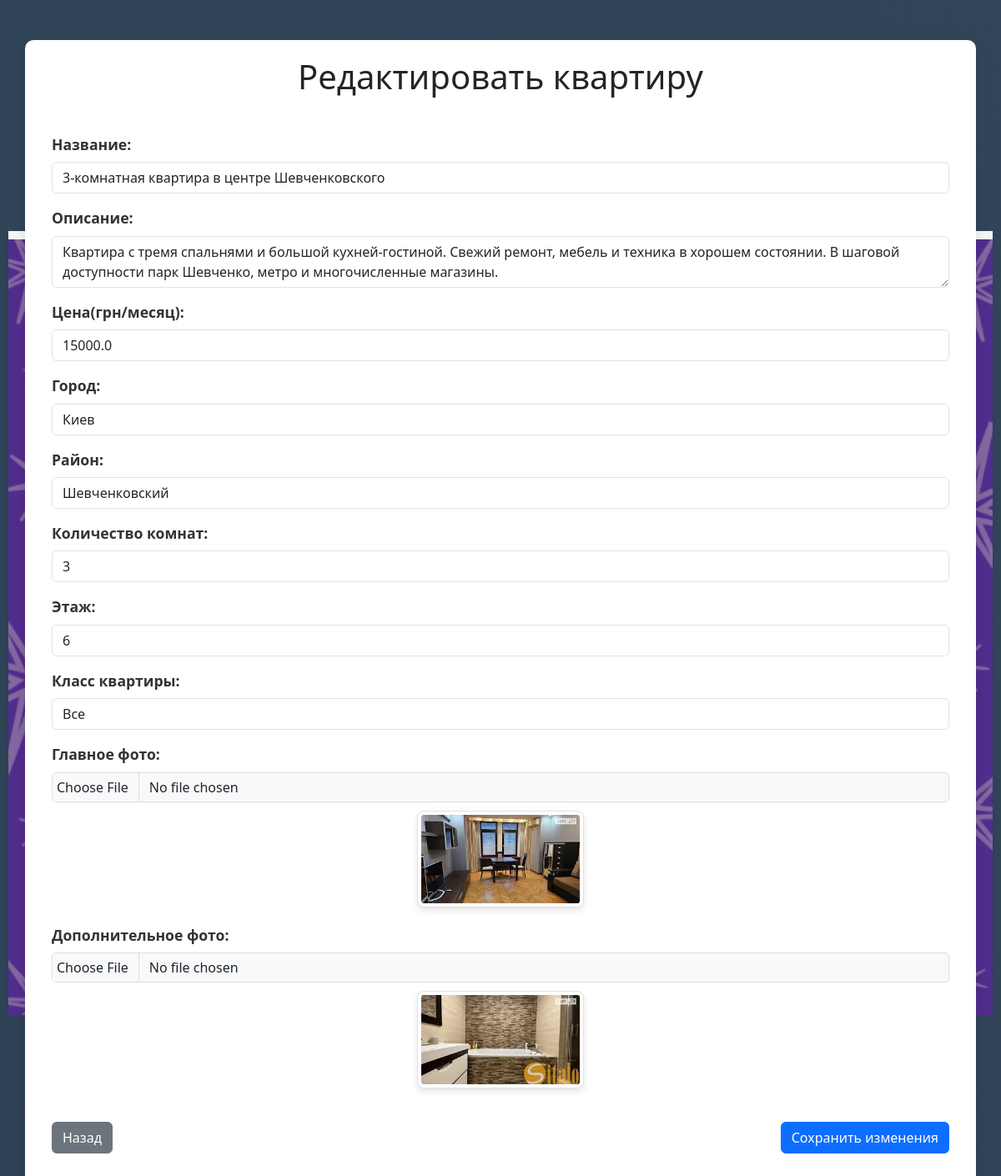
The app's page /edit_apartment/24 with its own data.
### tables this page shows
CREATE TABLE apartments (
            id INTEGER PRIMARY KEY AUTOINCREMENT,
            title TEXT NOT NULL,
            description TEXT NOT NULL,
            price REAL NOT NULL,
            city TEXT NOT NULL,
            district TEXT,  -- добавляем новый столбец для района
            photo TEXT,
            additional_photo TEXT
        , rooms INTEGER, floor INTEGER, apartments_class TEXT);

### main.py (the view, shortened to what this page needs)
@app.route('/edit_apartment/<int:apartment_id>', methods=['GET', 'POST'])
def edit_apartment(apartment_id):
    apartment = get_apartment_by_id(apartment_id)
    if not apartment:
        return "Apartment not found", 404
    return render_template('edit_apartment.html', apartment=apartment,
                           apartments_classes=["Economy", "Standard", "Luxury"])

### main.py (called while the page is built)
def get_db():
    conn = sqlite3.connect(DATABASE)
    conn.row_factory = sqlite3.Row
    return conn

def get_apartment_by_id(apartment_id):
    conn = get_db()
    apartment = conn.execute('SELECT * FROM apartments WHERE id = ?', (apartment_id,)).fetchone()
    conn.close()
    return apartment

### templates/edit_apartment.html (shortened to what this page needs)
<!DOCTYPE html>
<html lang="ru">
<head>
    <link rel="stylesheet" href="{{ url_for('static', filename='banner.css') }}">
    <link rel="stylesheet" href="{{ url_for('static', filename='edit.css') }}">
    <link href="https://cdn.jsdelivr.net/npm/bootstrap@5.3.0-alpha1/dist/css/bootstrap.min.css" rel="stylesheet">
</head>
<div class="sidebar-banner left">
</div>
<body class="bg-light">
    <div class="container mt-5">
        <h1 class="text-center mb-4">Редактировать квартиру</h1>
        <form method="POST" enctype="multipart/form-data">
            <div class="mb-3">
                <label for="title" class="form-label">Название:</label>
                <input type="text" id="title" name="title" class="form-control" value="{{ apartment['title'] }}" required>
            </div>
            <div class="mb-3">
                <label for="description" class="form-label">Описание:</label>
                <textarea id="description" name="description" class="form-control" required>{{ apartment['description'] }}</textarea>
            </div>
            <div class="mb-3">
                <label for="price" class="form-label">Цена(грн/месяц):</label>
                <input type="number" id="price" name="price" class="form-control" value="{{ apartment['price'] }}" required>
            </div>
            <div class="mb-3">
                <label for="city" class="form-label">Город:</label>
                <input type="text" id="city" name="city" class="form-control" value="{{ apartment['city'] }}" required>
            </div>
            <div class="mb-3">
                <label for="district" class="form-label">Район:</label>
                <input type="text" id="district" name="district" class="form-control" value="{{ apartment['district'] }}" required>
            </div>
            <div class="mb-3">
                <label for="rooms" class="form-label">Количество комнат:</label>
                <input type="number" id="rooms" name="rooms" class="form-control" value="{{ apartment['rooms'] }}" required>
            </div>
            <div class="mb-3">
                <label for="floor" class="form-label">Этаж:</label>
                <input type="number" id="floor" name="floor" class="form-control" value="{{ apartment['floor'] }}" required>
            </div>
            <div class="mb-3">
                <label for="apartments_class" class="form-label">Класс квартиры:</label>
                <select id="apartments_class" name="apartments_class" class="form-control" required>
                    <option value="">Все</option>
                </select>
            </div>
            <div class="mb-3">
                <label for="photo" class="form-label">Главное фото:</label>
                <input type="file" id="photo" name="photo" class="form-control" accept="image/*">
                {% if apartment['photo'] %}
                    <div class="mt-2">
                        <img src="{{ url_for('static', filename='uploads/' + apartment['photo']) }}" alt="Главное фото" class="img-thumbnail" style="width:200px;">
                    </div>
                {% endif %}
            </div>
            <div class="mb-3">
                <label for="additional_photo" class="form-label">Дополнительное фото:</label>
                <input type="file" id="additional_photo" name="additional_photo" class="form-control" accept="image/*">
                {% if apartment['additional_photo'] %}
                    <div class="mt-2">
                        <img src="{{ url_for('static', filename='uploads/' + apartment['additional_photo']) }}" alt="Дополнительное фото" class="img-thumbnail" style="width:200px;">
                    </div>
                {% endif %}
            </div>
            <div class="d-flex justify-content-between">
                <a href="javascript:history.back()" class="btn btn-secondary">Назад</a>
                <button type="submit" class="btn btn-primary">Сохранить изменения</button>
            </div>
        </form>
    </div>
</body>
<div class="sidebar-banner right">
</div>
</html>

### static/banner.css (style rules this page uses)
.sidebar-banner { position: fixed; top: 50%; transform: translateY(-50%); width: 200px; height: 930px; background-color: #f4f4f4; box-shadow: 0 4px 6px rgba(0, 0, 0, 0.1); z-index: -1; }
.sidebar-banner.left { left: 0; margin-left: 10px; }
.sidebar-banner.right { right: 0; margin-right: 10px; }

### static/edit.css (style rules this page uses)
body { font-family: 'Arial', sans-serif; margin: 0; padding: 0; background: linear-gradient(45deg, #2C3E50, #34495E); background-size: 400% 400%; animation: gradientAnimation 15s ease infinite; }
.container { margin-top: 50px; padding: 20px; background-color: #fff; border-radius: 10px; box-shadow: 0 8px 16px rgba(0, 0, 0, 0.1); max-width: 800px; margin-left: auto; margin-right: auto; }
h1 { font-size: 2.5rem; font-weight: bold; color: #007bff; text-align: center; margin-bottom: 30px; }
form { padding: 20px; }
input, textarea { width: 100%; padding: 12px; font-size: 1rem; border: 1px solid #ddd; border-radius: 5px; margin-top: 10px; margin-bottom: 15px; transition: border-color 0.3s ease; }
.btn { margin-top: 20px; padding: 10px 20px; font-size: 1.1rem; border-radius: 50px; transition: background-color 0.3s ease, transform 0.2s ease; }
.btn-secondary { background-color: #6c757d; border-color: #6c757d; }
img.img-thumbnail { width: 200px; margin-top: 10px; border-radius: 8px; box-shadow: 0 4px 8px rgba(0, 0, 0, 0.1); }
.form-label { font-size: 1.1rem; font-weight: bold; color: #333; }
.mb-3 { margin-bottom: 1.5rem; }
textarea { resize: vertical; }
.container, form { margin-bottom: 30px; }
input[type="file"] { padding: 5px; font-size: 1rem; background-color: #f8f9fa; border: 1px solid #ddd; border-radius: 5px; }
img { margin-top: 10px; margin-bottom: 20px; display: block; margin-left: auto; margin-right: auto; }

### records on screen
apartments: title "3-комнатная квартира в центре Шевченковского", description "Квартира с тремя спальнями и большой кухней-гостиной. Свежий ремонт, мебель и техника в хорошем состоянии. В шаговой доступности парк Шевченко, метро и многочисленные магазины.", price "15000.0", city "Киев", district "Шевченковский", rooms "3", floor "6", photo (picture), additional_photo (picture)
